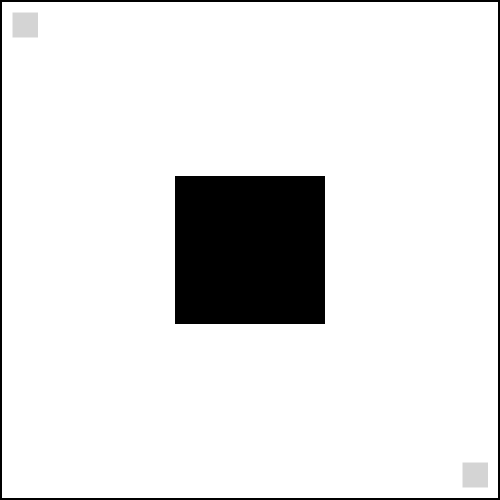
#> input picture src/Test2.png, 1000 x 1000 px (shown at 1/2 size)
$ python Astar.py
#> lines starting #> are read from the running program, lines starting #| are printed output that depends on the picture; after the words box and inside, x2 and y2 are one past the last pixel; in counts of white or black regions, pixels touching at a corner belong together
# Author: Christian Careaga (christian.careaga7@gmail.com)
# A* Pathfinding in Python
# Please give credit if used
# Edited by Heikki Saul, Anders Martoja
# Open-source with GPL-3.0 licence

import cv2
import numpy as np
import time
from heapq import *
import math

WORLD = "Test2.png"
START = (50, 50)
GOAL = (950, 950)
STEPSIZE = 10

img = cv2.imread(WORLD)
#> img is the input picture: shape (1000, 1000, 3); min 0, max 255, mean 228.1


def dist(p1, p2):
    return math.sqrt(((p1[0] - p2[0]) ** 2) + ((p1[1] - p2[1]) ** 2))


def heuristic(a, b, b_weight):
    if b_weight > 1:
        return ((b[0] - a[0]) ** 2 + (b[1] - a[1]) ** 2) * b_weight
    else:
        return (b[0] - a[0]) ** 2 + (b[1] - a[1]) ** 2


def astar(array, startpoint, goal):
#> called with startpoint = (50, 50), goal = (950, 950)
    global neighbor
    neighbors = []

    for x in range(-STEPSIZE, STEPSIZE + 1):
        for y in range(-STEPSIZE, STEPSIZE + 1):
            if x == STEPSIZE or x == -STEPSIZE or y == STEPSIZE or y == -STEPSIZE:
                neighbors.append((x, y))

    neighbors = sorted(list(set(neighbors)))

    goal_weight = 0

    close_set = set()
    came_from = {}
    gscore = {startpoint: 0}
    fscore = {startpoint: heuristic(startpoint, goal, goal_weight)}
    oheap = []

    heappush(oheap, (fscore[startpoint], startpoint))

    while oheap:

        current = heappop(oheap)[1]

        if current == goal or (
                (goal[0] - STEPSIZE // 2) <= current[0] <= (goal[0] + STEPSIZE // 2) and (goal[1] - STEPSIZE // 2) <=
                current[1] <= (goal[1] + STEPSIZE // 2)):
            data = []
            while current in came_from:
                data.append(current)
                current = came_from[current]
            return data, fscore[neighbor]

        close_set.add(current)
        for i_n, j in neighbors:
            neighbor = current[0] + i_n, current[1] + j
            neighbor_weight = nmap[neighbor[0]][neighbor[1]]
            img[neighbor[0]][neighbor[1]] = [200, 200, 200]
            tentative_g_score = gscore[current] + heuristic(current, neighbor, neighbor_weight)
            if 0 <= neighbor[0] < array.shape[0]:
                if 0 <= neighbor[1] < array.shape[1]:
                    if array[neighbor[0]][neighbor[1]] == 1:
                        continue
                else:
                    # array bound y walls
                    continue
            else:
                # array bound x walls
                continue

            if neighbor in close_set and tentative_g_score >= gscore.get(neighbor, 0):
                img[neighbor[0]][neighbor[1]] = [200, 200, 200]
                continue

            if tentative_g_score < gscore.get(neighbor, 0) or neighbor not in [i_h[1] for i_h in oheap]:
                img[neighbor[0]][neighbor[1]] = [200, 200, 200]
                came_from[neighbor] = current
                gscore[neighbor] = tentative_g_score
                fscore[neighbor] = tentative_g_score + heuristic(neighbor, goal, neighbor_weight)
                heappush(oheap, (fscore[neighbor], neighbor))
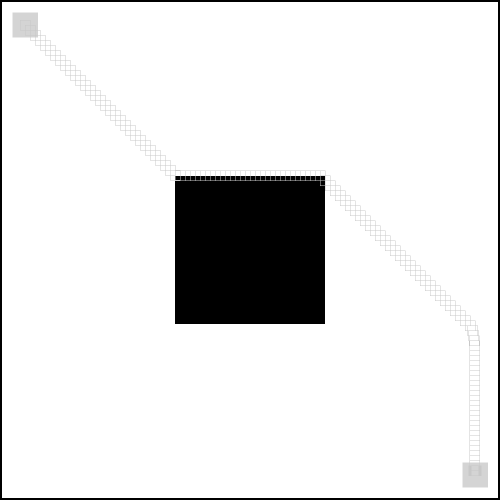
#> img: shape (1000, 1000, 3) (shown at 1/2 size); 0.73% of pixels changed, all inside (x1, y1, x2, y2) = (40, 40, 963, 952)

    img[neighbor[0]][neighbor[1]] = [200, 200, 200]
    return False


'''Here is an example of using my algo with a numpy array,
   astar(array, start, destination)
   astar function returns a list of points (shortest path)'''

if __name__ == "__main__":

    path_len = 0

    nmap = np.zeros((1000, 1000), np.uint8)

    for rcounter in range(1, 1000):
        for ccounter in range(1, 1000):
            if sum(img[rcounter][ccounter]) < 30:
                nmap[rcounter][ccounter] = 1

    start = time.time()
    path, length = astar(nmap, START, GOAL)
    end = time.time()
    timing = end - start
    print("Elapsed time: " + str(timing) + " seconds")
    for pixel in path:
        row = pixel[0]
        column = pixel[1]

        img[row][column] = [0, 0, 0]
#> img: shape (1000, 1000, 3); 0.01% of pixels changed, all inside (x1, y1, x2, y2) = (60, 60, 950, 952)

    for i in range(len(path) - 1):
        y1 = path[i][0]
        x1 = path[i][1]
        y2 = path[i + 1][0]
        x2 = path[i + 1][1]
        cv2.line(img, (x1, y1), (x2, y2), (0, 0, 255), 2)
        path_len += dist(path[i], path[i + 1])
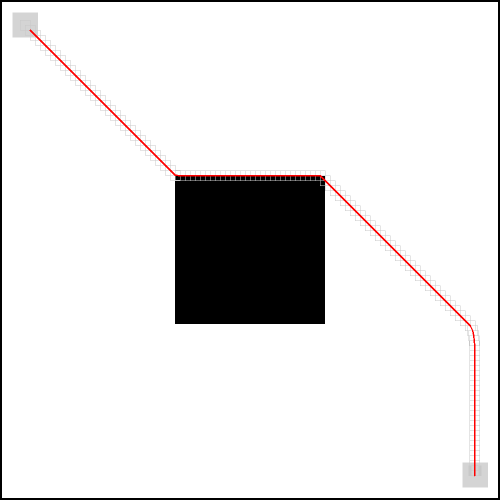
#> img: shape (1000, 1000, 3) (shown at 1/2 size); mean B, G, R 226.8, 226.8, 228
#> after the loop, path_len = 1425.9
    path_len += dist(path[-2], path[-1])
#> path_len = 1440.1
    path_len += dist(path[-1], START)
#> path_len = 1454.2
    cv2.line(img, (x1, y1), START, (0, 0, 255), 2)
#> img: shape (1000, 1000, 3); 0% of pixels changed, all inside (x1, y1, x2, y2) = (49, 49, 61, 61)

    print("Path length: " + str(int(path_len)))
#| Path length: 1454

    for rcounter in range(1, 1000):
        for ccounter in range(1, 1000):
            if nmap[rcounter][ccounter] == 1:
                nmap[rcounter][ccounter] = 255

    cv2.imshow('image', img)
    cv2.waitKey(0)
    cv2.destroyAllWindows()
